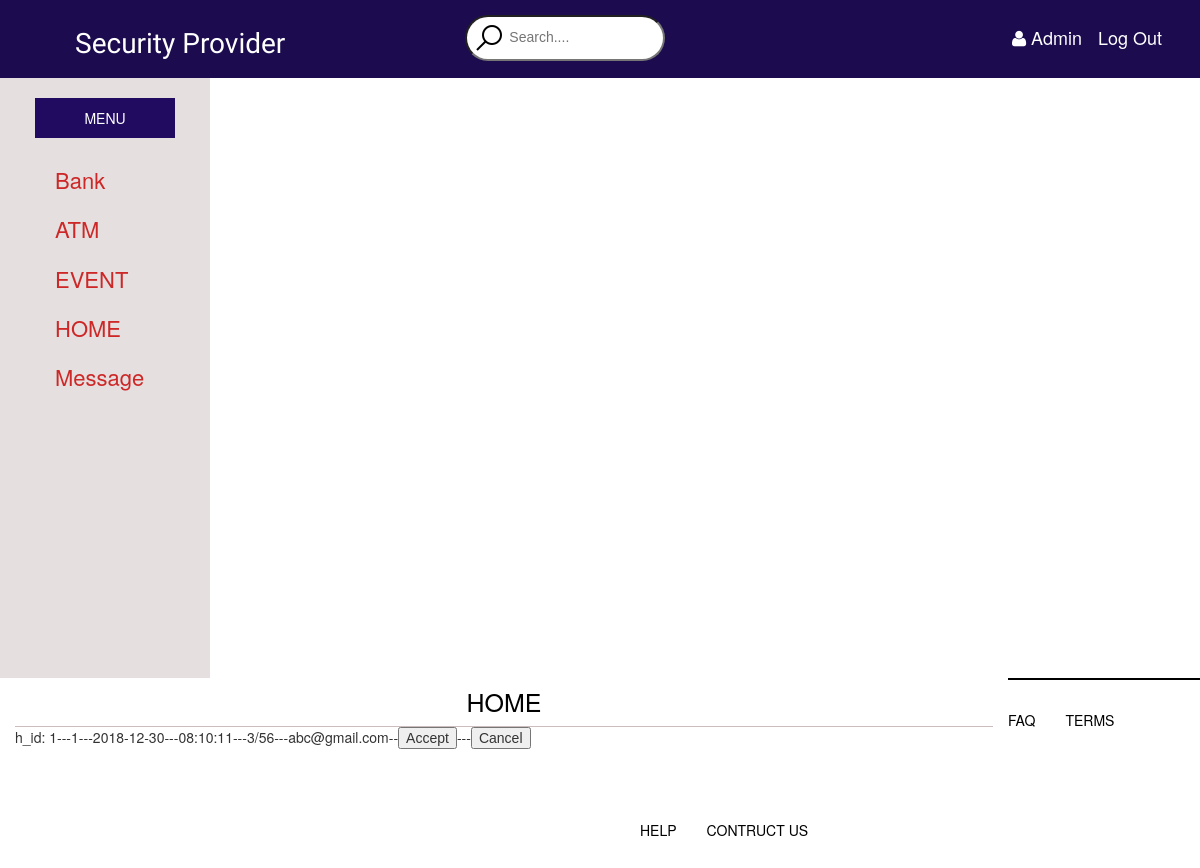
/hsr.php, run on the app's committed database.
### tables this page shows
CREATE TABLE `home` (
  `h_id` int(11) NOT NULL,
  `s_id` varchar(2) DEFAULT NULL,
  `h_date` date DEFAULT NULL,
  `h_time` time DEFAULT NULL,
  `h_address` varchar(50) DEFAULT NULL,
  `h_user_email` varchar(50) DEFAULT NULL
);

### hsr.php (the view, shortened to what this page needs)
<!DOCTYPE html>
<html>
    <head>
		<link href="css/style.css" rel="stylesheet" type="text/css">
		<link rel="stylesheet" type="text/css" href="css/bootstrap-theme.min.css">
		<link rel="stylesheet" type="text/css" href="css/bootstrap.css">
		<link rel="stylesheet" type="text/css" href="css/bootstrap.min.css">
		<link rel="stylesheet" type="text/css" href="css/main.css">
		<link rel="stylesheet" type="text/css" href="css/normalize.css">
		<link rel="stylesheet" href="font-awesome-4.5.0/css/font-awesome.css">
        <link rel="stylesheet" href="css/bootstrap-datepicker.css" type="text/css">
    </head>
    <body>
		<div class="Topbar_wrapper container-fluid">
		<div class="container-fluid">
			<nav>
			<ul class="menu">
				<li><h1>Security Provider</h1> </li>
			</ul>
			<form action="">
			<li> <input type="text" name="" class="lll" placeholder="Search...."></li>
			<div class="log">
			<ul>
			<li><a href=""><i class="fa fa-user"></i> Admin </a></li>
			<li><a href=""> Log Out </a></li>
			</ul>
			</div>
			</form>
			</nav>
			</div>
		</div>
		<div class= "sideber col-sm-3">
		       <section class= "menubar"> MENU </section>
             <div class= "nav">
                <h4><a href="bsr.php"> Bank </a>   </h4>
                <h4><a href="asr.php"> ATM  </a>   </h4>
                <h4><a href="esr.php"> EVENT  </a>  </h4>
                <h4><a href="hsr.php"> HOME  </a>    </h4>
                <h4><a href="mfu.php"> Message  </a></h4>
		</div>
     </div>
	          <div class="main col-sm-9">
		       <h3> HOME </h3>
			   <div>
			   <?php
	$servername = "localhost";
	$username = "root";
	$password = "";
	$dbname = "qw";
	$conn = new mysqli($servername, $username, $password, $dbname);
	$sql = "select * from home";
	$result = $conn->query($sql);
	if ($result->num_rows > 0) {
    while($row = $result->fetch_assoc()) {
        echo "h_id: " . $row["h_id"]."---". $row["h_id"]. "---" . $row["h_date"]."---".$row["h_time"]."---".$row["h_address"]."---".$row["h_user_email"]."--".'<input type="button" value="Accept">'."---".'<input type="button" value="Cancel">'."<br>";
    }
} else {
    echo "0 results";
}
?>
			   </div>
		</div>
		<div class="footer" >
             <ul>
                 <li> <a href="#"> FAQ </a> </li>
                 <li> <a href="#"> TERMS </a> </li>
                 <li> <a href="#"> HELP </a> </li>
                 <li> <a href="#"> CONTRUCT US </a></li>
            </ul>
        </div>
    </body>
</html>
</html>

### css/style.css (style rules this page uses)
.container-fluid { background-color: #1C0C4F; }
.menu h1 { color: white; font-family: 'Cherry Swash', cursive; font-weight: 500; line-height: 1.1; padding-left: 5px; padding-right: 180px; }
.log ul { list-style: none; padding-left: 35px; padding-top: 15px; padding-bottom: 15px; margin: 0; float: right; font-size: 18px; }
.log ul li { display: inline-block; margin-left: auto; }
.log ul li a { text-decoration: none; padding: 8px; margin: 0; border-bottom: none; color: white; }
li { list-style: none; float: left; }
input[type=text] { background-image: url(../img/icons8-search-32.png); background-repeat: no-repeat; background-position: 6px; padding: 12px 20px 14px 42px; border-radius: 25px; margin-top: 5px; outline: none; width: 200px; -webkit-transition:width 0.7s ease-in-out; -moz-transition:width 0.7s ease-in-out; -ms-transition:width 0.7s ease-in-out; -o-transition:width 0.7s ease-in-out; transition: width 0.7s ease-in-out; }
.footer { margin-left: 600px; }
.footer ul li { list-style: none; margin-top: 20px; margin-bottom: 70px; }
.footer li a { text-decoration: none; color: black; margin-right: 30px; font-weight: 500px; }

### css/main.css (style rules this page uses)
html { color: #222; font-size: 1em; line-height: 1.4; }

### hsr.php (style rules this page uses)
.container-fluid { background-color: #1C0C4F; }
.menu h1 { color: white; font-family: 'Cherry Swash', cursive; font-weight: 500; line-height: 1.1; padding-left: 5px; padding-right: 180px; }
.log ul { list-style: none; padding-left: 35px; padding-top: 15px; padding-bottom: 15px; margin: 0; float: right; font-size: 18px; }
.log ul li { display: inline-block; margin-left: auto; }
.log ul li a { text-decoration: none; padding: 8px; margin: 0; border-bottom: none; color: white; }
li { float: left; }
.lll { background-image: url(../img/icons8-search-32.png); background-repeat: no-repeat; background-position: 6px; padding: 12px 20px 14px 42px; border-radius: 25px; margin-top: 5px; outline: none; width: 200px; -webkit-transition:width 0.7s ease-in-out; -moz-transition:width 0.7s ease-in-out; -ms-transition:width 0.7s ease-in-out; -o-transition:width 0.7s ease-in-out; transition: width 0.7s ease-in-out; }
.sideber { float: left; background: #E5DFDF; width:210px; height: 600px; }
.menubar { background: #210B61; color: #fff; margin:20px; padding: 10px; text-align:center; }
.nav h4 { font-size: 22px; padding-bottom:15px; padding-left: 40px; }
.nav h4 a { text-decoration: none; color: #CD2727; }
.main { float: left; background: #fff; width: 84%; }
.main h3 { text-align: center; color: black; font-size:25px; margin: 0px; padding-top: 10px; padding-bottom: 10px; border-bottom: 1px solid #CCBCBC; }
.footer { margin-left: 600px; }
.footer ul li { list-style: none; margin-top: 20px; margin-bottom: 70px; }
.footer li a { text-decoration: none; color: black; margin-right: 30px; font-weight: 500px; }

### data on the page
home: h_id "1", h_date "2018-12-30", h_time "08:10:11", h_address "3/56", h_user_email "abc@gmail.com"
